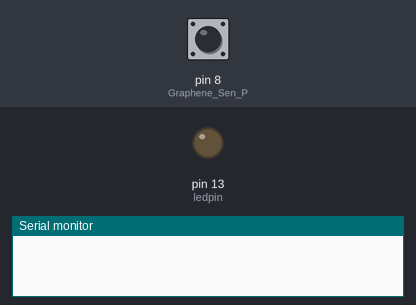
The sketch below on a simulated Arduino Uno, built with avr-gcc and run on an emulated ATmega328P. Shown: output pins drawn as LEDs (lit = HIGH), the last lines printed to the serial monitor. The test bench sets the inputs (shaded band); at power-on: pin 8 (Graphene_Sen_P) HIGH.

Above: at 0.1 s.
At 2.2 s:
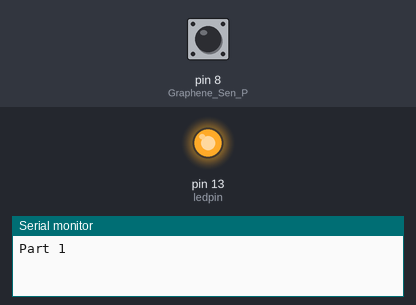
2.3 s: pin 8 (Graphene_Sen_P) pulled LOW for 0.15 s
Timing chart, 0 to 5.3 s (numbered marks = the images above; inputs shaded):
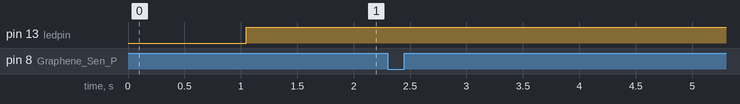

The sketch:

Keyboard-HallOfTheMountainKing.ino
```cpp
#include <SoftwareSerial.h>


// calibration done at 6V and T2 800, notes just striking
// All 30 notes now connected and working 22/06/2016
// Added volume 14/06/2016
// Split into 18 parts 23/07/2016


// #define Tune_Length for each part

//const int Tune1_Length 7
const int Tune1_Length = 677;
const long Part1_Bars = 43.5;

const int Note_Max = 2; // Max number of notes struck per beat = 4

const long int BeatTime_Part1 = 90909; // 1/16th beat time in uSec( 165bpm )
//const long int BeatTime_Part1 = 161290; // 1/16th beat time in uSec( 93bpm )

long int Beat_Time;

const int start_delay = 0;


//const unsigned char Tune1[Note_Max][Tune1_Length] PROGMEM = {{95,90,83,0,0,0,90}};
const unsigned char Tune1[Note_Max][Tune1_Length] PROGMEM = {
  {0,0,0,0,0,0,0,0,0,0,0,0,0,0,0,0,0,0,0,0,0,0,0,0,0,0,0,0,0,0,0,0,81,0,0,0,47,0,0,0,45,0,0,0,43,0,0,0,42,0,0,0,40,0,0,0,38,0,0,0,37,0,0,0,35,0,0,0,54,0,0,0,35,0,0,0,54,0,0,0,35,0,0,0,54,0,0,0,35,0,0,0,54,0,0,0,35,0,0,0,54,0,0,0,35,0,0,0,54,0,0,0,38,0,0,0,54,0,0,0,38,0,0,0,54,0,0,0,35,0,0,0,54,0,0,0,35,0,0,0,54,0,0,0,35,0,0,0,54,0,0,0,35,0,0,0,54,0,0,0,35,0,0,0,54,0,0,0,35,0,0,0,54,0,0,0,38,0,0,0,54,0,0,0,38,0,0,0,54,0,0,0,42,0,0,0,58,0,0,0,42,0,0,0,58,0,0,0,38,0,0,0,58,0,0,0,42,0,0,0,58,0,0,0,42,0,0,0,58,0,0,0,42,0,0,0,58,0,0,0,38,0,0,0,58,0,0,0,42,0,0,0,58,0,0,0,42,0,0,0,58,0,0,0,42,0,0,0,58,0,0,0,39,0,0,0,58,0,0,0,42,0,0,0,58,0,0,0,42,0,0,0,58,0,0,0,42,0,0,0,58,0,0,0,39,0,0,0,58,0,0,0,42,0,0,0,58,0,0,0,35,0,0,0,54,0,0,0,35,0,0,0,54,0,0,0,35,0,0,0,54,0,0,0,35,0,0,0,54,0,0,0,35,0,0,0,54,0,0,0,35,0,0,0,54,0,0,0,38,0,0,0,54,0,0,0,38,0,0,0,54,0,0,0,35,0,0,0,54,0,0,0,35,0,0,0,54,0,0,0,35,0,0,0,54,0,0,0,35,0,0,0,54,0,0,0,35,0,0,0,54,0,0,0,35,0,0,0,54,0,0,0,35,0,0,0,54,0,0,0,35,0,0,0,54,0,0,0,35,0,0,0,50,0,0,0,0,0,0,0,0,0,0,0,35,0,0,0,50,0,0,0,0,0,0,0,0,0,0,0,43,0,0,0,0,0,0,0,42,0,0,0,0,0,0,0,30,0,0,0,0,0,0,0,35,0,0,0,0,0,0,0,35,0,0,0,50,0,0,0,0,0,0,0,0,0,0,0,35,0,0,0,50,0,0,0,0,0,0,0,0,0,0,0,43,0,0,0,0,0,0,0,42,0,0,0,0,0,0,0,30,0,0,0,0,0,0,0,35,0,0,0,0,0,0,0,35,0,0,0,50,0,0,0,0,0,0,0,0,0,0,0,35,0,0,0,50,0,0,0,0,0,0,0,0,0,0,0,35,0,0,0,50,0,0,0,50,0,0,0,50,0,0,0,50,0,0,0,50,0,0,0,50,0,0,0,50,0,0,0,0,0,0,0,0,0,0,0,0,0,0,0,0,0,0,0,0,0,0,0,0,0,0,0,0,0,0,0,0,0,0,0,35,0,0,0,50},
  {0,0,0,0,0,0,0,0,0,0,0,0,0,0,0,0,0,0,0,0,0,0,0,0,0,0,0,0,0,0,0,0,81,0,0,0,59,0,0,0,57,0,0,0,55,0,0,0,54,0,0,0,52,0,0,0,50,0,0,0,49,0,0,0,47,0,0,0,66,0,0,0,47,0,0,0,66,0,0,0,47,0,0,0,65,0,0,0,47,0,0,0,64,0,0,0,47,0,0,0,66,0,0,0,47,0,0,0,66,0,0,0,50,0,0,0,66,0,0,0,50,0,0,0,66,0,0,0,47,0,0,0,66,0,0,0,47,0,0,0,66,0,0,0,47,0,0,0,65,0,0,0,47,0,0,0,64,0,0,0,47,0,0,0,62,0,0,0,47,0,0,0,62,0,0,0,50,0,0,0,62,0,0,0,50,0,0,0,62,0,0,0,54,0,0,0,66,0,0,0,54,0,0,0,66,0,0,0,50,0,0,0,66,0,0,0,54,0,0,0,66,0,0,0,54,0,0,0,66,0,0,0,54,0,0,0,66,0,0,0,50,0,0,0,66,0,0,0,54,0,0,0,66,0,0,0,54,0,0,0,66,0,0,0,54,0,0,0,66,0,0,0,51,0,0,0,66,0,0,0,54,0,0,0,66,0,0,0,54,0,0,0,66,0,0,0,54,0,0,0,66,0,0,0,51,0,0,0,66,0,0,0,54,0,0,0,66,0,0,0,47,0,0,0,66,0,0,0,47,0,0,0,66,0,0,0,47,0,0,0,65,0,0,0,47,0,0,0,64,0,0,0,47,0,0,0,66,0,0,0,47,0,0,0,66,0,0,0,50,0,0,0,66,0,0,0,50,0,0,0,66,0,0,0,47,0,0,0,66,0,0,0,47,0,0,0,66,0,0,0,47,0,0,0,65,0,0,0,47,0,0,0,64,0,0,0,47,0,0,0,62,0,0,0,47,0,0,0,62,0,0,0,47,0,0,0,62,0,0,0,47,0,0,0,62,0,0,0,35,0,0,0,56,0,0,0,0,0,0,0,0,0,0,0,35,0,0,0,59,0,0,0,0,0,0,0,0,0,0,0,55,0,0,0,55,0,0,0,54,0,0,0,54,0,0,0,0,0,0,0,54,0,0,0,0,0,0,0,54,0,0,0,35,0,0,0,56,0,0,0,0,0,0,0,0,0,0,0,35,0,0,0,59,0,0,0,0,0,0,0,0,0,0,0,55,0,0,0,55,0,0,0,54,0,0,0,54,0,0,0,0,0,0,0,54,0,0,0,0,0,0,0,54,0,0,0,35,0,0,0,56,0,0,0,0,0,0,0,0,0,0,0,35,0,0,0,56,0,0,0,0,0,0,0,0,0,0,0,35,0,0,0,56,0,0,0,56,0,0,0,56,0,0,0,56,0,0,0,56,0,0,0,56,0,0,0,56,0,0,0,0,0,0,0,0,0,0,0,0,0,0,0,0,0,0,0,0,0,0,0,0,0,0,0,0,0,0,0,0,0,0,0,47,0,0,0,59}};


int Beat_Count = 0; // Used to index Tune array
int Note_Count = 0; // Used to index Tune array
int Graphene_Signal = 0; // Used to track conductor


// define I/O pins
const int ledpin = 13; // flash led
const int Graphene_Sen_P = 8; // singnal from graphine conductor, read for status low indicates start, used for tests on Uno

unsigned long min_us= 240000000;

unsigned long part1_start_time = 0;
unsigned long part1_tempo = 0;
unsigned long part1_stop_time = 0;

unsigned long parttempo1_beats = 0;

float part1_time = 0;

unsigned char Load_Note[Note_Max];

volatile unsigned int Timer1_Beat_Count =0; // Used to set Timer 1 to correct tempo

volatile unsigned int Next_Beat = 0; // Flag to move to next beat, set by Timer 1 Interrupt CHANGED

SoftwareSerial midiSerial(3,2); // Rx, Tx

void setup() {

  // configure I/O pins
  pinMode(ledpin, OUTPUT);
  pinMode(Graphene_Sen_P, INPUT_PULLUP);

  digitalWrite(ledpin, LOW);
  digitalWrite(Graphene_Sen_P, HIGH);

  Serial.begin(9600);
  midiSerial.begin(31250);

  Beat_Time = BeatTime_Part1;
  Start_Beat_Timer(); // Start Timmer 1 with correct Tempo ADDED FIXED First Time THROUGH ISSUES !!!
  while (Next_Beat < 1)
        {
      //           Waitfor Beat Timer
        }

  }


// --------------------------------------------------------------------------------------

void loop()
{

  // Part 1 .......................
    Serial.println("Part 1");
    digitalWrite(ledpin,HIGH);
    Graphene_Signal = 1;

    while (Graphene_Signal > 0)
          {
        Graphene_Signal = digitalRead(Graphene_Sen_P); //  Wait for Graphene  ON (LOW)
          }
    Graphene_Signal = 1; // debounce 1msec
    part1_start_time = micros();
    digitalWrite(ledpin, LOW);
    delayMicroseconds(1000);
    while (Graphene_Signal > 0)
          {
        Graphene_Signal = digitalRead(Graphene_Sen_P); //  Wait for Graphene  ON
          }
    delay(start_delay);

    Next_Beat = 0; // Reset Flag ADDED keep here as interupt can change it
    Beat_Time = BeatTime_Part1;
    Start_Beat_Timer(); // Start Timmer 1 with correct Tempo

    for (int Beat_Count=0; Beat_Count < Tune1_Length; Beat_Count++)
    {
          Serial.print("Beat: ");
          Serial.println(Beat_Count);
          digitalWrite(ledpin,HIGH);

          for (int Note_Count=0; Note_Count < Note_Max; Note_Count++)
          {

                Load_Note[Note_Count] = pgm_read_byte(&Tune1[Note_Count][Beat_Count]);
                Play_Beat(Load_Note[Note_Count]);
          }
          Serial.println();

          while (Next_Beat < 1)
          {
        //           Waitfor Beat Timer
          }

          for (int Note_Count=0; Note_Count < Note_Max; Note_Count++)
          {

                Load_Note[Note_Count] = pgm_read_byte(&Tune1[Note_Count][Beat_Count]);
                Stop_Beat(Load_Note[Note_Count]);
          }
          Serial.println();

          Next_Beat = 0;
          digitalWrite(ledpin,LOW);

      }

      digitalWrite(ledpin,HIGH);

      while (Graphene_Signal < 1)
      {
          Graphene_Signal = digitalRead(Graphene_Sen_P); //  Wait for Graphene signal OFF (HIGH)
      }

      part1_stop_time = micros();

  //-----------------

  // calculate tempo's - use this with graphene
  //   part1_tempo = ((min_us*Part1_Bars)/(part2_start_time-part1_start_time));


  // calculate tempo's - use this for code check
     part1_tempo = ((min_us*Part1_Bars)/(part1_stop_time-part1_start_time));
     part1_time = (part1_stop_time-part1_start_time)/1000000.0;
     parttempo1_beats = (Tune1_Length/4)/part1_time*60;

  // display results
    Serial.print("Part 1 Time (S): ");
    Serial.println(part1_time);
    Serial.print("Part 1 Tempo (Bars): ");
    Serial.println(part1_tempo);
    Serial.print("Part 1 Tempo (Beats): ");
    Serial.println(parttempo1_beats);
    Serial.print("   Dwell: ");
  //  Serial.println((part2_start_time-part1_stop_time)/1000);
    Serial.println();

    Serial.println("-----------------------------------------------------------------");
}


// --------------------------------------------------------------------------------------

void Play_Beat(int Note)
{
    int cmd = 144;
    int velocity = 127;

    midiSerial.write(cmd);
    midiSerial.write(Note);
    midiSerial.write(velocity);

    Serial.print("Note On: ");
    Serial.println(Note);

}

void Stop_Beat(int Note)
{
    int cmd = 128;
    int velocity = 127;

    midiSerial.write(cmd);
    midiSerial.write(Note);
    midiSerial.write(velocity);

    Serial.print("Note Off: ");
    Serial.println(Note);

}

void Start_Beat_Timer()
{
  noInterrupts();           // disable all interrupts
  TCCR1A = 0;
  TCCR1B = 0;
  TIMSK1 |= (1 << TOIE1); // enable timer overflow interrupt
  TCNT1 = Timer1_Beat_Count;   // preload timer
  TCCR1B |= (1 << CS12);    // Sets 256 prescaler 16 uSec counts
  Timer1_Beat_Count = (65536 -(Beat_Time/16));   // preload timer 65536-(416666/16) = 39494
  interrupts();             // enable all interrupts
}

ISR(TIMER1_OVF_vect)        // interrupt service routine
{
  TCNT1 = Timer1_Beat_Count;   // Reload timer1 with beacount
  Next_Beat= 1;
}
```
